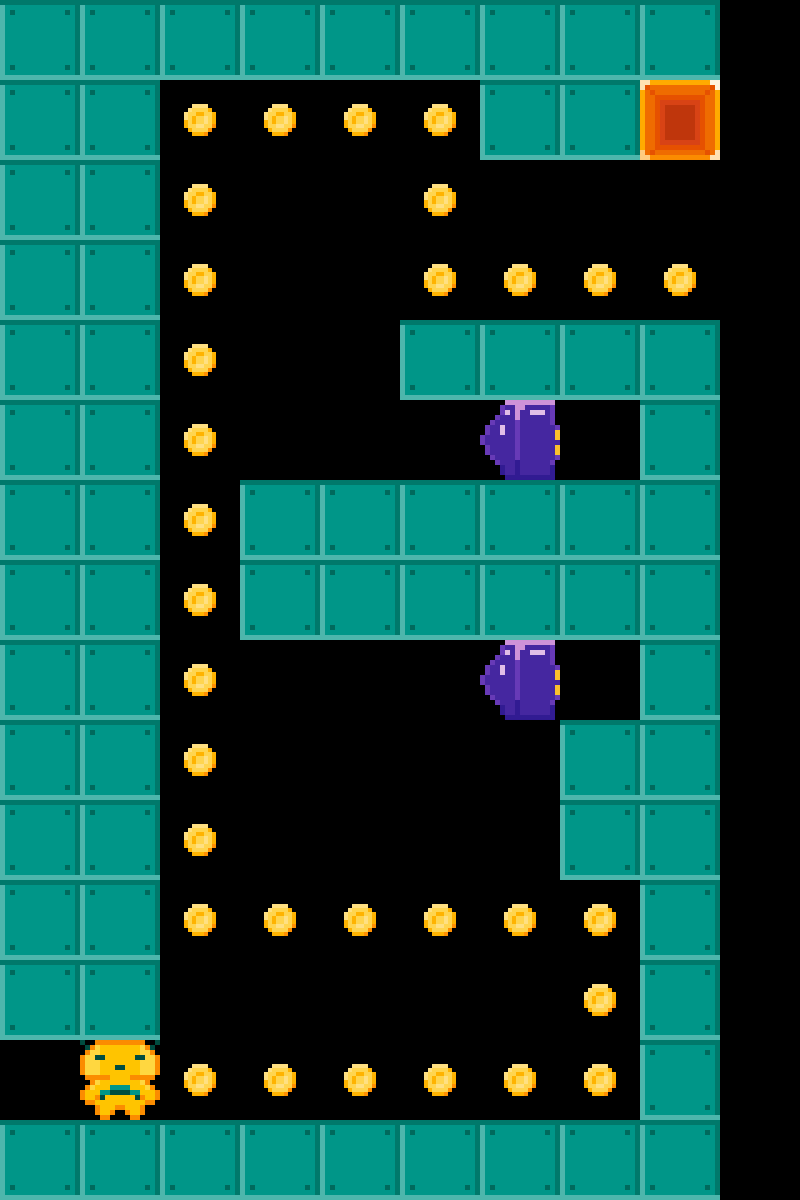

This game map was drawn from its Tiled (.tmx) file and the tilesets committed beside it. A one-line description and the full map source follow:
An orthogonal 10x15 tile map with 80x80 px tiles, 5 tile layers (Walls, Coins, Doors, Floor, ...).

<map version="1.0" tiledversion="1.1.6" orientation="orthogonal" renderorder="left-up" width="10" height="15" tilewidth="80" tileheight="80" infinite="0" nextobjectid="3">
 <tileset firstgid="1" source="tilesheet.tsx" />
 <layer name="Walls" width="10" height="15">
  <data encoding="csv">
1,1,1,1,1,1,1,1,1,0,
1,1,0,0,0,0,1,1,0,0,
1,1,0,0,0,0,0,0,0,0,
1,1,0,0,0,0,0,0,0,0,
1,1,0,0,0,1,1,1,1,0,
1,1,0,0,0,0,0,0,1,0,
1,1,0,1,1,1,1,1,1,0,
1,1,0,1,1,1,1,1,1,0,
1,1,0,0,0,0,0,0,1,0,
1,1,0,0,0,0,0,1,1,0,
1,1,0,0,0,0,0,1,1,0,
1,1,0,0,0,0,0,0,1,0,
1,1,0,0,0,0,0,0,1,0,
0,0,0,0,0,0,0,0,1,0,
1,1,1,1,1,1,1,1,1,0
</data>
 </layer>
 <layer name="Coins" width="10" height="15">
  <data encoding="csv">
0,0,0,0,0,0,0,0,0,0,
0,0,7,7,7,7,0,0,0,0,
0,0,7,0,0,7,0,0,0,0,
0,0,7,0,0,7,7,7,7,0,
0,0,7,0,0,0,0,0,0,0,
0,0,7,0,0,0,0,0,0,0,
0,0,7,0,0,0,0,0,0,0,
0,0,7,0,0,0,0,0,0,0,
0,0,7,0,0,0,0,0,0,0,
0,0,7,0,0,0,0,0,0,0,
0,0,7,0,0,0,0,0,0,0,
0,0,7,7,7,7,7,7,0,0,
0,0,0,0,0,0,0,7,0,0,
0,0,7,7,7,7,7,7,0,0,
0,0,0,0,0,0,0,0,0,0
</data>
 </layer>
 <layer name="Doors" width="10" height="15">
  <data encoding="csv">
0,0,0,0,0,0,0,0,0,0,
0,0,0,0,0,0,0,0,3,0,
0,0,0,0,0,0,0,0,0,0,
0,0,0,0,0,0,0,0,0,0,
0,0,0,0,0,0,0,0,0,0,
0,0,0,0,0,0,0,0,0,0,
0,0,0,0,0,0,0,0,0,0,
0,0,0,0,0,0,0,0,0,0,
0,0,0,0,0,0,0,0,0,0,
0,0,0,0,0,0,0,0,0,0,
0,0,0,0,0,0,0,0,0,0,
0,0,0,0,0,0,0,0,0,0,
0,0,0,0,0,0,0,0,0,0,
0,4,0,0,0,0,0,0,0,0,
0,0,0,0,0,0,0,0,0,0
</data>
 </layer>
 <layer name="Floor" width="10" height="15">
  <data encoding="csv">
0,0,0,0,0,0,0,0,0,0,
0,0,0,0,0,0,0,0,0,0,
0,0,0,0,0,0,0,0,0,0,
0,0,0,0,0,0,0,0,0,0,
0,0,0,0,0,0,0,0,0,0,
0,0,0,0,0,0,0,0,0,0,
0,0,0,0,0,0,0,0,0,0,
0,0,0,0,0,0,0,0,0,0,
0,0,0,0,0,0,0,0,0,0,
0,0,0,0,0,0,0,0,0,0,
0,0,0,0,0,0,0,0,0,0,
0,0,0,0,0,0,0,0,0,0,
0,0,0,0,0,0,0,0,0,0,
0,0,0,0,0,0,0,0,0,0,
0,0,0,0,0,0,0,0,0,0
</data>
 </layer>
 <layer name="Enemies" width="10" height="15">
  <data encoding="csv">
0,0,0,0,0,0,0,0,0,0,
0,0,0,0,0,0,0,0,0,0,
0,0,0,0,0,0,0,0,0,0,
0,0,0,0,0,0,0,0,0,0,
0,0,0,0,0,0,0,0,0,0,
0,0,0,0,0,0,6,0,0,0,
0,0,0,0,0,0,0,0,0,0,
0,0,0,0,0,0,0,0,0,0,
0,0,0,0,0,0,6,0,0,0,
0,0,0,0,0,0,0,0,0,0,
0,0,0,0,0,0,0,0,0,0,
0,0,0,0,0,0,0,0,0,0,
0,0,0,0,0,0,0,0,0,0,
0,0,0,0,0,0,0,0,0,0,
0,0,0,0,0,0,0,0,0,0
</data>
 </layer>
</map>
